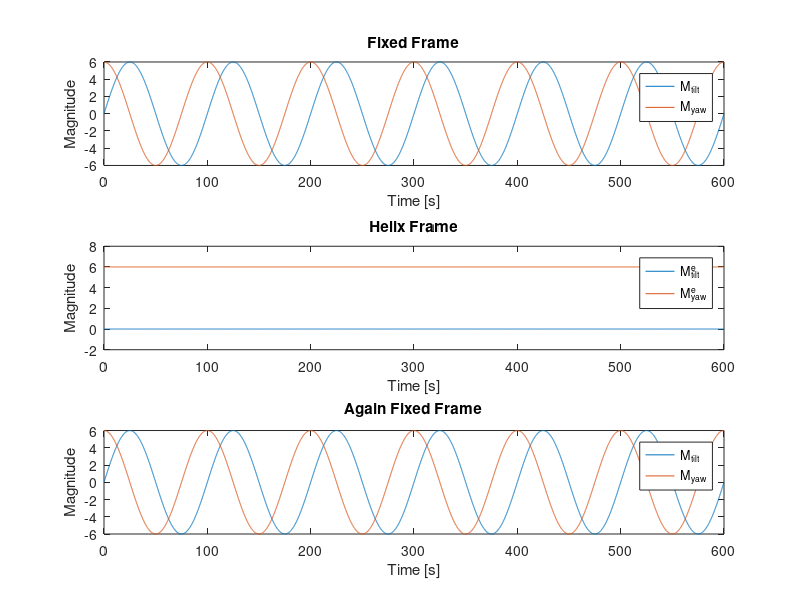
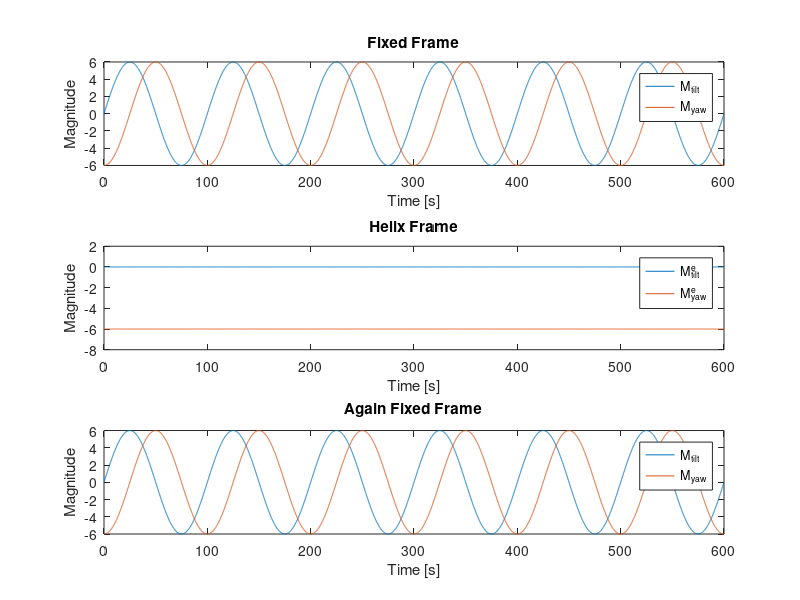
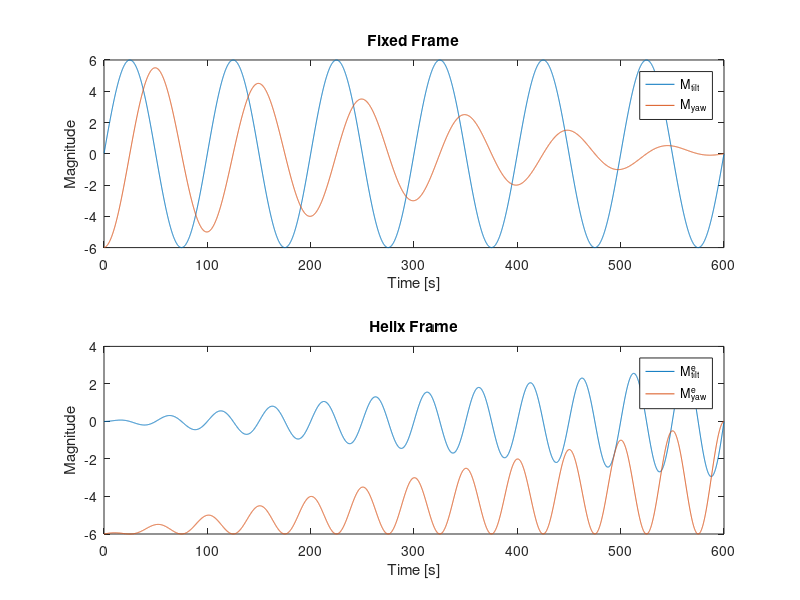
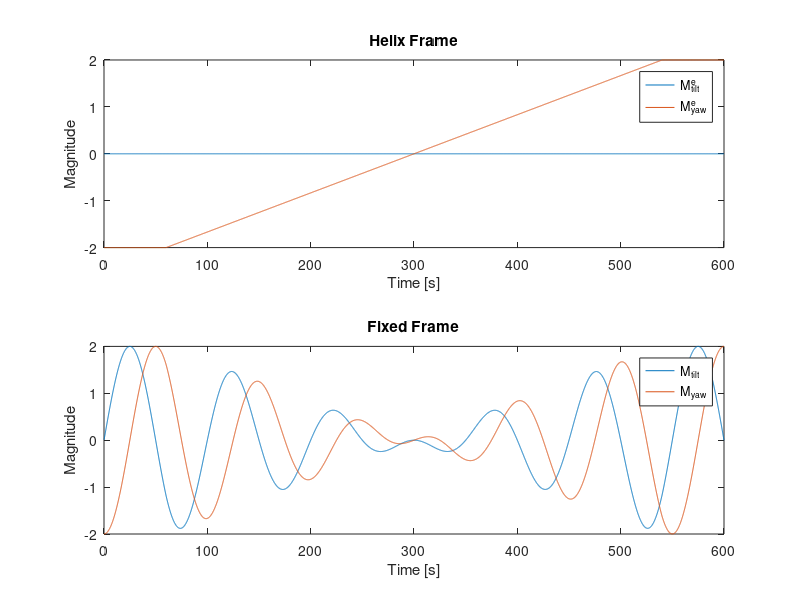

Source code (MATLAB) for these figures, in order:
%% This file is created to learn the different cooridnate
clear
close all

%% Basic information definition
U_inflow = 8;        % Inflow wind speed, same with the Q-blade setting
D_IEA15MW = 240;     % Rotor diameter
simTime = 6000;     % in timestep, actual time is simTime*timestep(Q-blade define)
timeStep = 0.1;    % same with the Q-blade setting
simLen = simTime * timeStep; % seconds
Str = 0.3;                          % Strouhal number
Helix_amplitude = 6;                % Helix amplitude                
Freq = Str*U_inflow/D_IEA15MW;      % From Str, in Hz
omega_e = Freq*2*pi;

% Tranform matrix to Helix coordinate frame
% R_helix = [1 0 0; 
%            0 cos(Freq) -sin(Freq); 
%            0 sin(Freq) cos(Freq)];
% inverseR_helix = [1 0 0; 
%                   0 cos(Freq) sin(Freq); 
%                   0 -sin(Freq) cos(Freq)];

%% From Fixed Frame --> Helix Frame --> Fixed Frame, CW

% Genereate the tilt and yaw signal (fixed frame)
t = linspace(timeStep, simLen, simTime);
cutPoint = simLen / 3;
amplitudeTilt = Helix_amplitude*(t<=cutPoint) + 1.5*Helix_amplitude*(t>cutPoint);

sigTilt = Helix_amplitude * sin(omega_e*t);          
sigYaw = Helix_amplitude * sin(omega_e*t + pi/2);  % CW

% Transfer to helix frame
thetaTilt_helixFrame_store = zeros(simTime, 1);
thetaYaw_helixFrame_store = zeros(simTime, 1);
thetaTilt_fixFrame_store = zeros(simTime, 1);
thetaYaw_fixFrame_store = zeros(simTime, 1);

for i = 1:1:simTime
    R_helix = [cos(omega_e*t(i)) -sin(omega_e*t(i)); 
               sin(omega_e*t(i)) cos(omega_e*t(i))];
    invR_helix = [cos(omega_e*t(i)) sin(omega_e*t(i)); 
                  -sin(omega_e*t(i)) cos(omega_e*t(i))];
    theta_tilt = sigTilt(i);
    theta_yaw = sigYaw(i);

    % Fixed Frame ---> Helix Frame
    MtMy_helix = R_helix * [theta_tilt; theta_yaw]; 
    thetaTilt_helixFrame_store(i) = MtMy_helix(1);
    thetaYaw_helixFrame_store(i) = MtMy_helix(2);

    % Helix Frame ---> Fixed Frame
    MtMy_fix = invR_helix * MtMy_helix; 
    thetaTilt_fixFrame_store(i) = MtMy_fix(1);
    thetaYaw_fixFrame_store(i) = MtMy_fix(2);
end

figure()
subplot(3, 1, 1)
plot(t, sigTilt)
hold on
plot(t, sigYaw)
hold off
xlabel('Time [s]')
ylabel('Magnitude')
title('Fixed Frame')
legend('M_{tilt}','M_{yaw}')

subplot(3, 1, 2)
plot(t, thetaTilt_helixFrame_store)
hold on
plot(t, thetaYaw_helixFrame_store)
hold off
xlabel('Time [s]')
ylabel('Magnitude')
title("Helix Frame")
legend('M^e_{tilt}','M^e_{yaw}')

subplot(3, 1, 3)
plot(t, sigTilt)
hold on
plot(t, sigYaw)
hold off
xlabel('Time [s]')
ylabel('Magnitude')
title("Again Fixed Frame")
legend('M_{tilt}','M_{yaw}')

%% From Fixed Frame --> Helix Frame --> Fixed Frame, CCW

% Genereate the tilt and yaw signal (fixed frame)
t = linspace(timeStep, simLen, simTime);
cutPoint = simLen / 3;
amplitudeTilt = Helix_amplitude*(t<=cutPoint) + 1.5*Helix_amplitude*(t>cutPoint);

sigTilt = Helix_amplitude * sin(omega_e*t);          
sigYaw = Helix_amplitude * sin(omega_e*t - pi/2);  % CCW

% Transfer to helix frame
thetaTilt_helixFrame_store = zeros(simTime, 1);
thetaYaw_helixFrame_store = zeros(simTime, 1);
thetaTilt_fixFrame_store = zeros(simTime, 1);
thetaYaw_fixFrame_store = zeros(simTime, 1);

for i = 1:1:simTime
    R_helix = [cos(omega_e*t(i)) sin(omega_e*t(i)); 
               -sin(omega_e*t(i)) cos(omega_e*t(i))];
    invR_helix = [cos(omega_e*t(i)) -sin(omega_e*t(i)); 
                  sin(omega_e*t(i)) cos(omega_e*t(i))];
    theta_tilt = sigTilt(i);
    theta_yaw = sigYaw(i);

    % Fixed Frame ---> Helix Frame
    MtMy_helix = R_helix * [theta_tilt; theta_yaw]; 
    thetaTilt_helixFrame_store(i) = MtMy_helix(1);
    thetaYaw_helixFrame_store(i) = MtMy_helix(2);

    % Helix Frame ---> Fixed Frame
    MtMy_fix = invR_helix * MtMy_helix; 
    thetaTilt_fixFrame_store(i) = MtMy_fix(1);
    thetaYaw_fixFrame_store(i) = MtMy_fix(2);
end

figure()
subplot(3, 1, 1)
plot(t, sigTilt)
hold on
plot(t, sigYaw)
hold off
xlabel('Time [s]')
ylabel('Magnitude')
title('Fixed Frame')
legend('M_{tilt}','M_{yaw}')

subplot(3, 1, 2)
plot(t, thetaTilt_helixFrame_store)
hold on
plot(t, thetaYaw_helixFrame_store)
hold off
xlabel('Time [s]')
ylabel('Magnitude')
title("Helix Frame")
legend('M^e_{tilt}','M^e_{yaw}')

subplot(3, 1, 3)
plot(t, sigTilt)
hold on
plot(t, sigYaw)
hold off
xlabel('Time [s]')
ylabel('Magnitude')
title("Again Fixed Frame")
legend('M_{tilt}','M_{yaw}')

%% Results of Change: Fixed Frame --> Helix Frame, CCW

% Genereate the tilt and yaw signal (fixed frame)
t = linspace(timeStep, simLen, simTime);
cutPoint1 = simLen / 3;
cutPoint2 = simLen * 2 / 3;
amplitudeChange = Helix_amplitude*(t<=cutPoint1)+2*Helix_amplitude*(t>cutPoint1);
amplitudeChange2 = Helix_amplitude*(t<=cutPoint1)+4*Helix_amplitude*(t>cutPoint1);

amplitudeChange = Helix_amplitude * (1 - t / simLen);  % Linear ramp
amplitudeChange2 = Helix_amplitude * (1 - t / simLen);  % Scaled linear ramp

% sigTilt = Helix_amplitude * sin(omega_e*t);
% sigYaw = Helix_amplitude * sin(omega_e*t - pi/2);  % CCW
sigTilt = Helix_amplitude .* sin(omega_e*t);
sigYaw = amplitudeChange .* sin(omega_e*t - pi/2);  % CCW

% Transfer to helix frame
thetaTilt_helixFrame_store = zeros(simTime, 1);
thetaYaw_helixFrame_store = zeros(simTime, 1);

for i = 1:1:simTime
    R_helix = [cos(omega_e*t(i)) sin(omega_e*t(i)); 
               -sin(omega_e*t(i)) cos(omega_e*t(i))];
    theta_tilt = sigTilt(i);
    theta_yaw = sigYaw(i);

    % Fixed Frame ---> Helix Frame
    MtMy_helix = R_helix * [theta_tilt; theta_yaw]; 
    thetaTilt_helixFrame_store(i) = MtMy_helix(1);
    thetaYaw_helixFrame_store(i) = MtMy_helix(2);
end

figure()
subplot(2, 1, 1)
plot(t, sigTilt)
hold on
plot(t, sigYaw)
hold off
xlabel('Time [s]')
ylabel('Magnitude')
title('Fixed Frame')
legend('M_{tilt}','M_{yaw}')

subplot(2, 1, 2)
plot(t, thetaTilt_helixFrame_store)
hold on
plot(t, thetaYaw_helixFrame_store)
hold off
xlabel('Time [s]')
ylabel('Magnitude')
title("Helix Frame")
legend('M^e_{tilt}','M^e_{yaw}')

%% Results of Change: Helix Frame ---> Fixed Frame, CCW

% Genereate the tilt and yaw signal (fixed frame)
t = linspace(timeStep, simLen, simTime);
cutPoint1 = simLen / 3;
amplitudeChange = Helix_amplitude*(t<=cutPoint1)+2*Helix_amplitude*(t>cutPoint1);

sigTilt_e = 0 * ones(simTime, 1);
% sigTilt_e = [linspace(0, 4, simTime*9/20) linspace(4, 0, simTime*9/20) 0*ones(1, simTime/10)];
% sigTilt_e = [0*ones(1, simTime/5) 1*ones(1, simTime/5) 2*ones(1, simTime/5) 3*ones(1, simTime/5) 4*ones(1, simTime/5)];
% sigYaw_e = -2 * ones(simTime, 1);
sigYaw_e = [-2*ones(1, simTime/10) linspace(-2, 2, simTime*4/5) 2*ones(1, simTime/10)];

% sigTilt_e = [0*ones(1, simTime/6) 1*ones(1, simTime/6) 2*ones(1, simTime/6) 3*ones(1, simTime/6) 4*ones(1, simTime/3)];
% sigYaw_e = -2 * ones(simTime, 1);

% Transfer to helix frame
thetaTilt_fixFrame_store = zeros(simTime, 1);
thetaYaw_fixFrame_store = zeros(simTime, 1);

for i = 1:1:simTime
    invR_helix = [cos(omega_e*t(i)) -sin(omega_e*t(i)); 
                  sin(omega_e*t(i)) cos(omega_e*t(i))];
    theta_tilt_e = sigTilt_e(i);
    theta_yaw_e = sigYaw_e(i);

    % Fixed Frame ---> Helix Frame
    MtMy_fixed = invR_helix * [theta_tilt_e; theta_yaw_e]; 
    thetaTilt_fixFrame_store(i) = MtMy_fixed(1);
    thetaYaw_fixFrame_store(i) = MtMy_fixed(2);
end

figure()
subplot(2, 1, 1)
plot(t, sigTilt_e)
hold on
plot(t, sigYaw_e)
hold off
xlabel('Time [s]')
ylabel('Magnitude')
title('Helix Frame')
legend('M^e_{tilt}','M^e_{yaw}')

subplot(2, 1, 2)
plot(t, thetaTilt_fixFrame_store)
hold on
plot(t, thetaYaw_fixFrame_store)
hold off
xlabel('Time [s]')
ylabel('Magnitude')
title("Fixed Frame")
legend('M_{tilt}','M_{yaw}')
